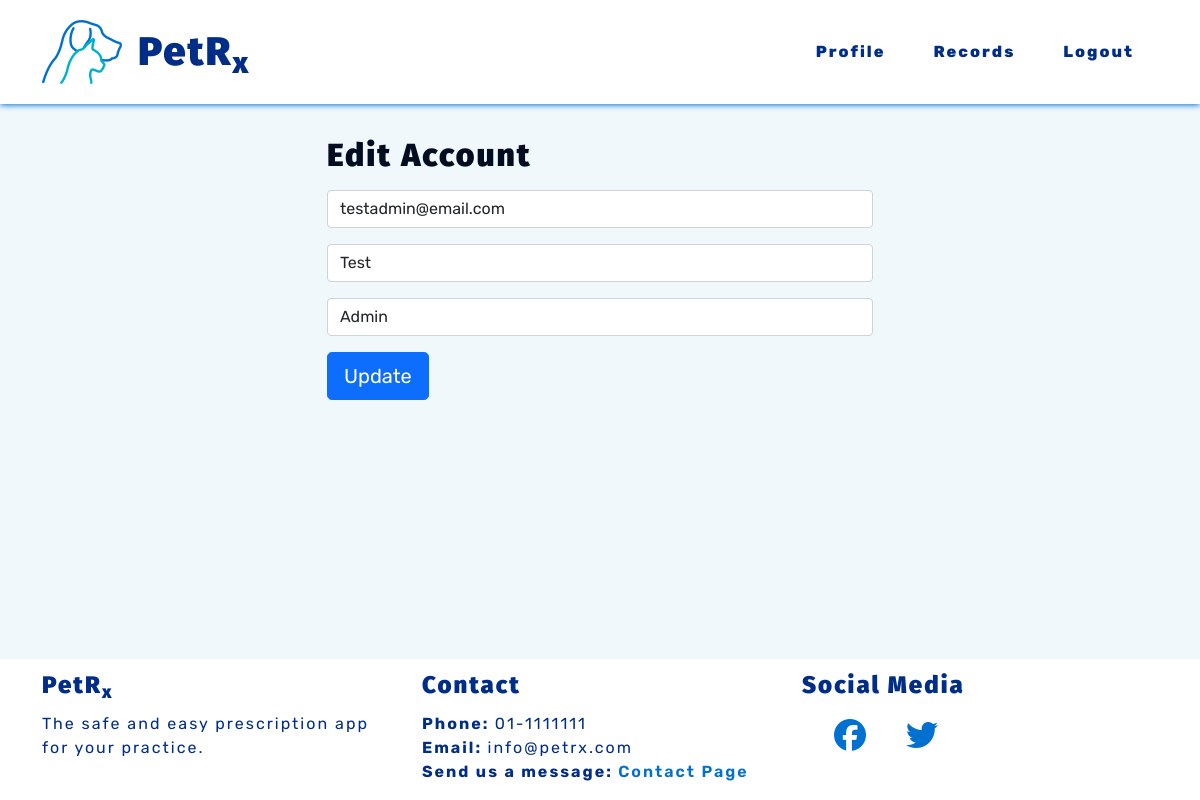
Screenshot of /edit-profile/ (signed in) with the database file from the repository.
### vetprofiles/models.py (models this page shows, shortened)
class Vet(AbstractBaseUser):
    email = models.EmailField(verbose_name="email", max_length=80, unique=True)
    first_name = models.CharField(max_length=30, blank=False)
    last_name = models.CharField(max_length=30, blank=False)
    last_login = models.DateTimeField(verbose_name='last login', auto_now=True)
    is_admin = models.BooleanField(default=False)
    is_active = models.BooleanField(default=False)
    is_staff = models.BooleanField(default=False)
    is_superuser = models.BooleanField(default=False)
    USERNAME_FIELD = 'email'
    REQUIRED_FIELDS = ['first_name', 'last_name', ]
    objects = AccountsManager()

### petrx/decorators.py (the view)
    def wrapper(request, *args, **kwargs):
        if request.user.is_authenticated:
            if request.user.is_active:
                return function(request, *args, **kwargs)
            else:
                return render(request, 'vetprofiles/restricted.html')
        else:
            return redirect('vetprofiles:login')

### vetprofiles/forms.py (shortened to what this page needs)
class AccountUpdateForm(forms.ModelForm):
    class Meta:
        model = Vet
        fields = ('email', 'first_name', 'last_name')

### vetprofiles/views.py (called while the page is built)
@vet_login_and_active
def edit_profile(request):
    if request.POST:
        form = AccountUpdateForm(request.POST, instance=request.user)
        if form.is_valid():
            form.initial = {
                'email': request.POST['email'],
                'first_name': request.POST['first_name'],
                'last_name': request.POST['last_name'],
            }
            form.save()
            return redirect('vetprofiles:profile')
    else:
        form = AccountUpdateForm(
            initial={
                'email': request.user.email,
                'first_name': request.user.first_name,
                'last_name': request.user.last_name,
            }
        )
    context = {'edit_form': form}
    return render(request, 'vetprofiles/edit_profile.html', context)

### vetprofiles/templates/vetprofiles/edit_profile.html (shortened to what this page needs)
{% extends 'base.html' %}
{% block content %}
<section class="container-md d-flex justify-content-center">
    <div class="col-md-6">
        <h2>Edit Account</h2>
        <form method="POST">
            <div class="mb-3">
                <input type="email" name="email" id="inputEmail" class="form-control" placeholder="Email Address"
                    value="{{ edit_form.initial.email }}" required autofocus>
            </div>
            <div class="mb-3">
                <input type="text" name="first_name" id="inputFirstName" class="form-control" placeholder="First Name"
                    value="{{ edit_form.initial.first_name }}" required>
            </div>
            <div class="mb-3">
                <input type="text" name="last_name" id="inputLastName" class="form-control" placeholder="Last Name"
                    value="{{ edit_form.initial.last_name }}" required>
            </div>
            <button class="btn btn-lg btn-primary btn-block" type="submit">Update</button>
        </form>
    </div>
</section>
{% endblock content %}

### static/css/style.css (style rules this page uses)
:root { --site-white: #f1f8fc; --site-black: #000d21; --site-dark-blue: #002d88; --site-light-blue: #0071d1; --site-turquoise: #00b0cf; }
html { height: 100%; }
body { font-family: "Rubik", sans-serif; color: var(--site-black); font-size: 1rem; letter-spacing: 2px; background: var(--site-white); }
h1, h2, h3, h4 { font-family: "Fira Sans", "Rubik", sans-serif; font-weight: 900; margin-top: 0.5em; margin-bottom: 0.5em; }
button { border: none; }

### rows the page displays
Vet: email "testadmin@email.com", first_name "Test", last_name "Admin"
